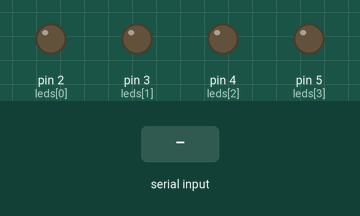
A sketch run on a simulated Arduino Uno, built with avr-gcc and run on an emulated ATmega328P. On the bench: output pins drawn as LEDs (lit = HIGH). The test bench sets the inputs (shaded band). What the sketch prints to the serial monitor is not drawn.

Above: at 1.2 s.
1.3 s: "a" received over Serial
At 1.7 s:
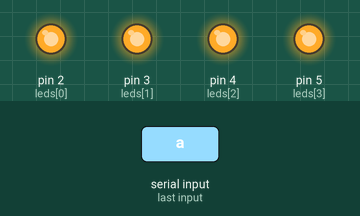
2.8 s: "b" received over Serial
At 4.0 s:
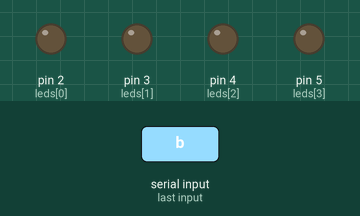
Timing chart, 0 to 5.8 s (numbered marks = the images above; inputs shaded):
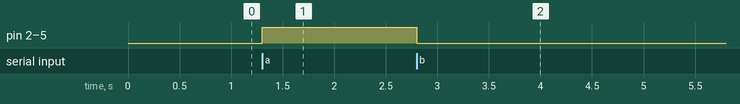

The sketch:

02.ino
```cpp
char input;
const byte leds[] = {2, 3, 4, 5};
byte number;
char mode;

void setup() {
  Serial.begin(115200, SERIAL_8O2);
  Serial.println("Toets de letter in van uw keuze:");
  Serial.println("a. alle LED's aan");
  Serial.println("b. alle LED's uit");
  Serial.println("c. individuele LED aansturen");
  for (byte i = 0; i < sizeof(leds) / sizeof(byte); i++) {
    pinMode(leds[i], OUTPUT);
  }
}

void loop() {
  input = Serial.read();
  if (input == 'a') {
    for (byte i = 0; i < sizeof(leds) / sizeof(byte); i++) {
      digitalWrite(leds[i], HIGH);
    }
  } else if (input == 'b') {
    for (byte i = 0; i < sizeof(leds) / sizeof(byte); i++) {
      digitalWrite(leds[i], LOW);
    }
  } else if (input == 'c') {
    Serial.println("geef het nummer van de LED gevolgd door A (aan) of U (uit), bv. 2A:");
    while (Serial.available() == 0) {}
    number = (byte)Serial.read() - 49;
    if (number >= 0 && number < 4) {
      Serial.print(number+1);
      while (Serial.available() == 0) {}
      mode = Serial.read();
      Serial.println(mode);
      if (mode == 'U' || mode == 'A') {
        digitalWrite(leds[number], mode == 'U' ? LOW : HIGH);
      }
    } else {
      Serial.println("Deze LED bestaat niet");
    }
  }
}
```

Measured:
- after the input at 1.3 s, pin 2 (leds[0]), pin 3 (leds[1]), pin 4 (leds[2]), pin 5 (leds[3]): LOW → HIGH at once
- after the input at 2.8 s, pin 2 (leds[0]), pin 3 (leds[1]), pin 4 (leds[2]), pin 5 (leds[3]): HIGH → LOW at once
